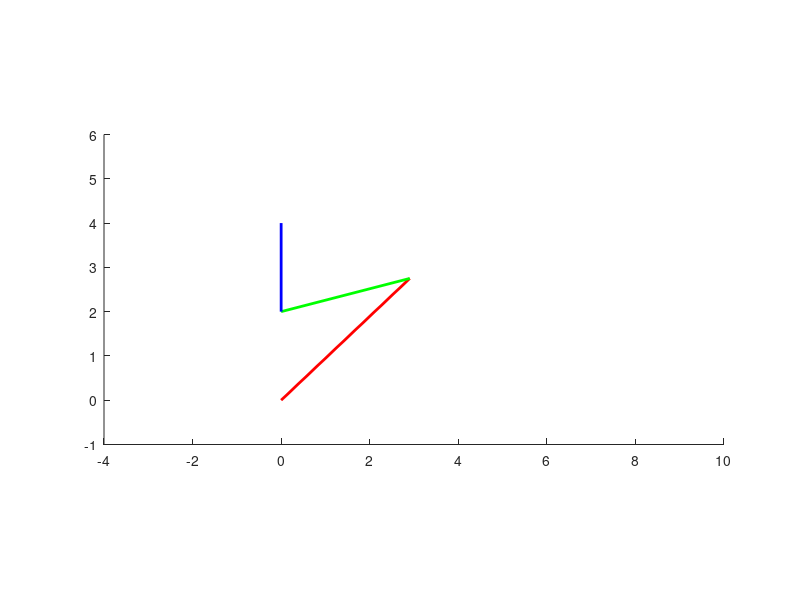

This chart was generated by the following MATLAB code:
clear all
close all
clc
home

% syms th1 th2 th3 L1 L2 L3

L1 = 4 ; L2 = 3; L3 = 2;

% % 1)
% T0H = [1 0 0 9;
%        0 1 0 0;
%        0 0 1 0;
%        0 0 0 1];
% % 2)
% T0H = [0.5   -0.866  0  7.5373;
%        0.866  0.6    0  3.9266;
%        0      0      1  0;
%        0      0      0  1];
% % 3)
% T0H = [0 1 0 -3;
%       -1 0 0  2;
%        0 0 1  0;
%        0 0 0  1];
% % 4)
% T0H = [0.866  0.5    0  -3.1245;
%       -0.5    0.8    0   9.1674;
%        0      0      1   0;
%        0      0      0   1];

% ----- for desired position & orientation -----
% d_phi = 90/180*pi;
% d_px = 1;
% d_py = 5;
% T0H = [cos(d_phi) -sin(d_phi) 0 d_px;
%        sin(d_phi)  cos(d_phi) 0 d_py;
%                0           0  1    0;
%                0           0  0    1];

T = 5;
dt = 0.1;      % 0.1초 간격으로
datasize = T/dt;

time = 0;

for i = 1:datasize
    d_phi = 90/180*pi;
    d_px = 2*sin(2*pi*time/2);
    d_py = 4;
    T0H = [cos(d_phi) -sin(d_phi) 0 d_px;
           sin(d_phi)  cos(d_phi) 0 d_py;
                   0           0  1    0;
                   0           0  0    1];

    % ---------Inverse Kinematics -----------
    T3H = [1 0 0 L3;
           0 1 0 0;
           0 0 1 0;
           0 0 0 1];
    T03 = T0H * inv(T3H)
    
    x = T03(1, 4);
    y = T03(2, 4);
    c_phi = T03(1, 1);
    s_phi = T03(2, 1);
    
    c2 = (x^2 + y^2 - L1^2 - L2^2) / (2 * L1 * L2);

    %% s2 > 0
    s2 = sqrt(1-c2^2);
    
    th2 = atan2(s2, c2);
    
    k1 = L1 + L2 * c2;
    k2 = L2 * s2;
    
    tmp = inv([k1 -k2; k2 k1]) * [x; y];
    c1 = tmp(1, 1);
    s1 = tmp(2, 1);
    
    th1 = atan2(s1, c1);
    
    phi =  atan2(s_phi, c_phi);
    th3 = phi - th1 - th2;
    
    th1_deg = th1 * 180/pi;
    th2_deg = th2 * 180/pi;
    th3_deg = th3 * 180/pi;
    phi_deg = phi * 180/pi;
    
    % %% s2 < 0
    % s2 = -sqrt(1-c2^2);
    % 
    % th2 = atan2(s2, c2);
    % 
    % k1 - L1 + L2 * c2;
    % k2 = L2 * s2;
    % 
    % tmp = inv([k1 -k2; k2 k1]) * [x; y];
    % c1 = tmp(1, 1);
    % s1 = tmp(2, 1);
    % 
    % th1 = atan2(s1, c1);
    % 
    % phi =  atan2(s_phi, c_phi);
    % th3 = phi - th1 - th2;
    % 
    % th1_deg = th1 * 180/pi;
    % th2_deg = th2 * 180/pi;
    % th3_deg = th3 * 180/pi;
    % phi_deg = phi * 180/pi;

    % --------- Forward Kinematics -----------
    T01 = [cos(th1) -sin(th1) 0 0;
           sin(th1) cos(th1)  0 0;
           0          0       1 0;
           0          0       0 1];
    
    T12 = [cos(th2) -sin(th2) 0 L1;
           sin(th2) cos(th2)  0 0;
           0          0       1 0;
           0          0       0 1];
    
    T23 = [cos(th3) -sin(th3) 0 L2;
           sin(th3) cos(th3)  0 0;
           0          0       1 0;
           0          0       0 1];
    
    T3H = [1 0 0 L3;
           0 1 0 0;
           0 0 1 0;
           0 0 0 1];
    
    T02 = T01 * T12;
    T03 = T01 * T12 * T23;
    T0H = T03 * T3H;

    % --------- Draw Robot -----------
    tic;
    
    a = figure(1);
    hold on
    line([T01(1, 4), T02(1, 4)], [T01(2, 4), T02(2, 4)], 'color', 'r', 'linewidth', 2)
    line([T02(1, 4), T03(1, 4)], [T02(2, 4), T03(2, 4)], 'color', 'g', 'linewidth', 2)
    line([T03(1, 4), T0H(1, 4)], [T03(2, 4), T0H(2, 4)], 'color', 'b', 'linewidth', 2)
    axis([-4 10 -1 6]);
axis equal
set(a, 'Position', [-2400, 800, 500, 400])

    % update the at every sampling time, dt
    while(toc < dt)
            drawnow;
    end

    % clear the current figure
    if i < datasize
        clf;
    end
end